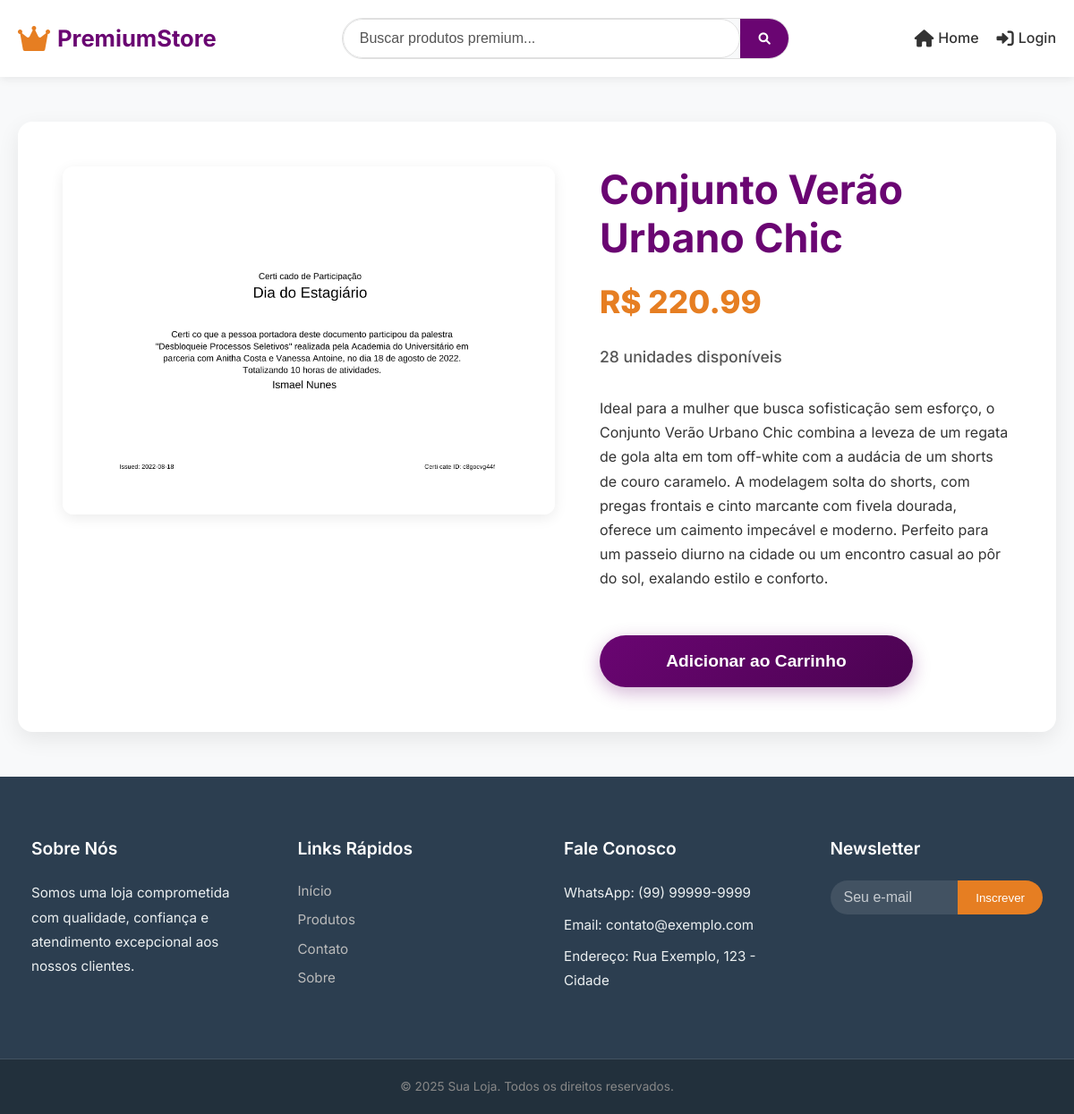
Screenshot of /produto/1 with the database file from the repository.
### tables this page shows
CREATE TABLE produtos (
            id INTEGER PRIMARY KEY AUTOINCREMENT,
            nome TEXT NOT NULL,
            preco REAL NOT NULL,
            estoque INTEGER NOT NULL,
            descricao TEXT,
            imagem TEXT
        );

### routes/main.py (the view)
@main_bp.route('/produto/<int:id>')
def detalhes_produto(id):
    produto = get_produto_por_id(id) # Usar função do database.py
    if produto is None:
        abort(404)
    produto_dict = dict(produto) # Converter Row para dict explícito se preferir
    return render_template('detalhes_produto.html', produto=produto_dict)

### app.py (called while the page is built)
@app.context_processor
def inject_carrinho():
    total_itens = 0
    if 'usuario_id' in session:
        try:
            total_itens = contar_itens_carrinho_db(session['usuario_id'])
        except Exception as e:
            print(f"Erro no context processor ao contar itens do carrinho (DB): {e}")
            total_itens = 0
    return {'total_itens': total_itens, 'formatar_moeda': formatar_moeda} # Adiciona formatar_moeda para uso em templates

### database.py (called while the page is built)
def conectar_db():
    conn = sqlite3.connect(DB_NAME)
    conn.row_factory = sqlite3.Row # Permite acessar colunas por nome
    return conn

def get_produto_por_id(produto_id):
    conn = conectar_db()
    cursor = conn.cursor()
    cursor.execute('SELECT * FROM produtos WHERE id = ?', (produto_id,))
    produto = cursor.fetchone()
    conn.close()
    return produto

### templates/detalhes_produto.html (shortened to what this page needs)
<!DOCTYPE html>
<html>
<head>
    <link rel="stylesheet" href="{{ url_for('static', filename='css/produto.css') }}">
    <link rel="stylesheet" href="{{ url_for('static', filename='css/global.css') }}">
    <link rel="stylesheet" href="https://cdnjs.cloudflare.com/ajax/libs/font-awesome/6.0.0-beta3/css/all.min.css">
</head>
<body>
    <header class="header">
        <div class="container">
            <a href="{{ url_for('main.home') }}" class="logo">
                <i class="fas fa-crown"></i>
                <span>PremiumStore</span>
            </a>
            <div class="page-header">
                <div class="search-container">
                    <form action="{{ url_for('main.buscar_produtos') }}" method="GET" class="search-form">
                        <input type="text" name="q" placeholder="Buscar produtos premium..." class="search-input">
                        <button type="submit" class="search-button">
                            <i class="fas fa-search"></i>
                        </button>
                    </form>
                </div>
            </div>
            <nav class="nav">
                <a href="{{ url_for('main.home') }}" class="nav-link active">
                    <i class="fas fa-home"></i> Home
                </a>
                {% if 'usuario_id' in session %}
                <a href="{{ url_for('cart.ver_carrinho') }}" class="nav-link">
                    <i class="fas fa-shopping-cart"></i>
                    <span class="cart-count">{{ total_itens|default(0) }}</span>
                </a>
                <div class="user-dropdown">
                    <button class="user-avatar">
                        <i class="fas fa-user-circle"></i>
                    </button>
                    <div class="dropdown-menu">
                        <a href="{{ url_for('user.historico_pedidos') }}">Meus pedidos</a>
                        <a href="{{ url_for('auth.logout') }}">Sair</a>
                    </div>
                </div>
                {% else %}
                <a href="{{ url_for('auth.login') }}" class="nav-link">
                    <i class="fas fa-sign-in-alt"></i> Login
                </a>
                {% endif %}
            </nav>
        </div>
    </header>
    <main class="main">
        <div class="container">
            <div class="product-detail">
                <div class="product-image">
                    <img src="{{ url_for('static', filename='uploads/' + produto.imagem) if produto.imagem else url_for('static', filename='images/produtos/default.jpg') }}"
                        alt="{{ produto.nome }}" class="img-fluid">
                </div>
                <div class="product-info">
                    <h1>{{ produto.nome }}</h1>
                    <p class="price">R$ {{ "%.2f"|format(produto.preco) }}</p>
                    <p class="stock">{{ produto.estoque }} unidades disponíveis</p>
                    <p class="description">{{ produto.descricao }}</p>
                    <form action="{{ url_for('cart.adicionar_ao_carrinho', produto_id=produto.id) }}" method="POST">
                        <button type="submit" class="btn-adicionar-carrinho">Adicionar ao Carrinho</button>
                    </form>
                </div>
            </div>
        </div>
    </main>
    <footer class="footer">
        <div class="footer-content">
            <div class="footer-section">
                <h3>Sobre Nós</h3>
                <p>Somos uma loja comprometida com qualidade, confiança e atendimento excepcional aos nossos clientes.
                </p>
            </div>
            <div class="footer-section">
                <h3>Links Rápidos</h3>
                <a href="{{ url_for('main.home') }}">Início</a>
                <a href="/produtos">Produtos</a>
                <a href="/contato">Contato</a>
                <a href="/sobre">Sobre</a>
            </div>
            <div class="footer-section">
                <h3>Fale Conosco</h3>
                <p>WhatsApp: (99) 99999-9999</p>
                <p>Email: contato@exemplo.com</p>
                <p>Endereço: Rua Exemplo, 123 - Cidade</p>
            </div>
            <div class="footer-section">
                <h3>Newsletter</h3>
                <form class="newsletter-form" action="/newsletter" method="POST">
                    <input type="email" name="email" placeholder="Seu e-mail" required>
                    <button type="submit">Inscrever</button>
                </form>
            </div>
        </div>
        <div class="footer-bottom">
            &copy; 2025 Sua Loja. Todos os direitos reservados.
        </div>
    </footer>
</body>
</html>

### static/css/produto.css (style rules this page uses)
.main { padding-top: var(--spacing-xl); padding-bottom: var(--spacing-xl); flex-grow: 1; }
.product-detail { display: flex; flex-wrap: wrap; gap: var(--spacing-lg); background-color: white; border-radius: var(--border-radius-lg); box-shadow: 0 8px 25px var(--shadow-light); padding: var(--spacing-xl); align-items: flex-start; }
.product-image { flex: 1 1 450px; max-width: 550px; border-radius: var(--border-radius-md); overflow: hidden; box-shadow: 0 4px 15px rgba(0, 0, 0, 0.08); }
.product-image img { width: 100%; height: auto; display: block; object-fit: cover; }
.product-info { flex: 1 1 350px; padding-left: var(--spacing-md); display: flex; flex-direction: column; }
.product-info h1 { font-size: 2.8rem; color: var(--primary-color); margin-bottom: var(--spacing-sm); font-weight: 700; line-height: 1.2; }
.product-info .price { font-size: 2.2rem; font-weight: 800; color: var(--secondary-color); margin-bottom: var(--spacing-md); }
.product-info .stock { font-size: 1.1rem; color: var(--text-light); margin-bottom: var(--spacing-lg); font-weight: 500; }
.product-info .description { font-size: 1rem; color: var(--text-dark); line-height: 1.7; margin-bottom: var(--spacing-xl); flex-grow: 1; }
.btn-adicionar-carrinho { display: inline-flex; align-items: center; justify-content: center; padding: 18px 35px; background: linear-gradient(135deg, var(--primary-color), var(--primary-dark)); color: white; border: none; border-radius: var(--border-radius-pill); font-size: 1.2rem; font-weight: 600; cursor: pointer; transition: all var(--transition-speed) ease; box-shadow: 0 6px 20px rgba(106, 5, 114, 0.3); width: 100%; max-width: 350px; margin-top: auto; }

### rows the page displays
produtos: nome "Conjunto Verão Urbano Chic", preco "220.99", estoque "28", descricao "Ideal para a mulher que busca sofisticação sem esforço, o Conjunto Verão Urbano Chic combina a leveza de um regata de gola alta em tom off-white com a audácia de um shorts de couro caramelo. A modelagem solta do shorts, com pregas frontais e cinto marcante com fivela dourada, oferece um caimento impecável e moderno. Perfeito para um passeio diurno na cidade ou um encontro casual ao pôr do sol, exalando estilo e conforto."
